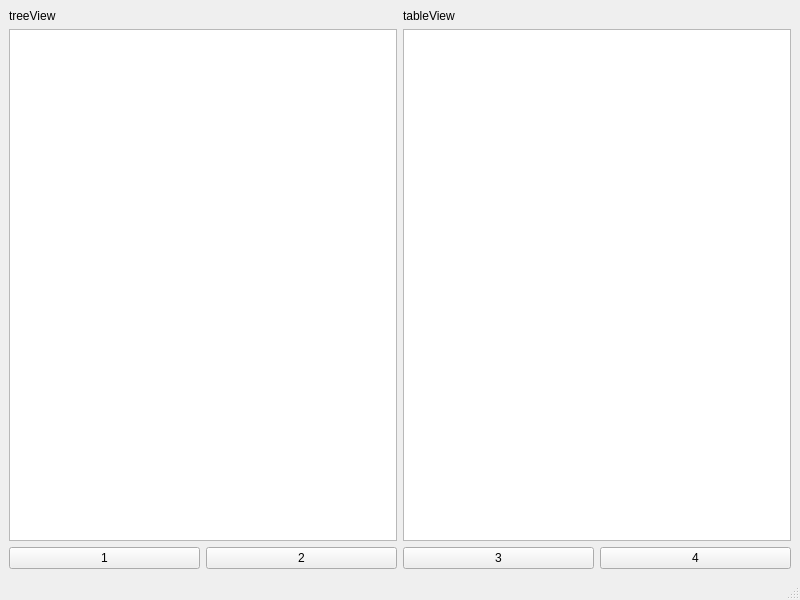
<?xml version="1.0" encoding="UTF-8"?>
<ui version="4.0">
 <class>MainWindow</class>
 <widget class="QMainWindow" name="MainWindow">
  <property name="geometry">
   <rect>
    <x>0</x>
    <y>0</y>
    <width>800</width>
    <height>600</height>
   </rect>
  </property>
  <property name="windowTitle">
   <string>MainWindow</string>
  </property>
  <widget class="QWidget" name="centralwidget">
   <layout class="QHBoxLayout" name="horizontalLayout_3">
    <item>
     <layout class="QVBoxLayout" name="verticalLayout_3">
      <item>
       <layout class="QHBoxLayout" name="horizontalLayout_2">
        <item>
         <layout class="QVBoxLayout" name="verticalLayout">
          <item>
           <widget class="QLabel" name="label">
            <property name="text">
             <string>&lt;html&gt;&lt;head/&gt;&lt;body&gt;&lt;p&gt;treeView&lt;/p&gt;&lt;/body&gt;&lt;/html&gt;</string>
            </property>
           </widget>
          </item>
          <item>
           <widget class="QTreeView" name="treeView"/>
          </item>
         </layout>
        </item>
        <item>
         <layout class="QVBoxLayout" name="verticalLayout_2">
          <item>
           <widget class="QLabel" name="label_2">
            <property name="text">
             <string>tableView</string>
            </property>
           </widget>
          </item>
          <item>
           <widget class="QTableView" name="tableView"/>
          </item>
         </layout>
        </item>
       </layout>
      </item>
      <item>
       <layout class="QHBoxLayout" name="horizontalLayout">
        <item>
         <widget class="QPushButton" name="pushButton">
          <property name="text">
           <string>1</string>
          </property>
         </widget>
        </item>
        <item>
         <widget class="QPushButton" name="pushButton_2">
          <property name="text">
           <string>2</string>
          </property>
         </widget>
        </item>
        <item>
         <widget class="QPushButton" name="pushButton_3">
          <property name="text">
           <string>3</string>
          </property>
         </widget>
        </item>
        <item>
         <widget class="QPushButton" name="pushButton_4">
          <property name="text">
           <string>4</string>
          </property>
         </widget>
        </item>
       </layout>
      </item>
     </layout>
    </item>
   </layout>
  </widget>
  <widget class="QMenuBar" name="menubar">
   <property name="geometry">
    <rect>
     <x>0</x>
     <y>0</y>
     <width>800</width>
     <height>20</height>
    </rect>
   </property>
  </widget>
  <widget class="QStatusBar" name="statusbar"/>
 </widget>
 <resources/>
 <connections/>
</ui>
